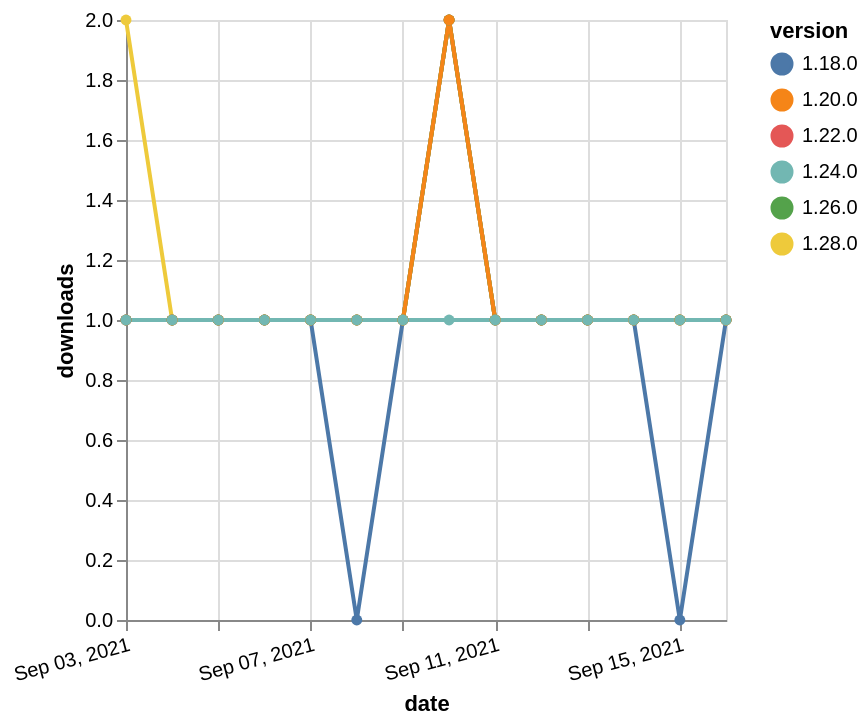

Write a Vega-Lite specification for this figure.
### Vega-Lite specification from a JSON file in a GitHub repository (floating-point values rounded to 4 significant figures)
{"$schema": "https://vega.github.io/schema/vega-lite/v5.json", "description": "A simple bar chart with embedded data.", "data": {"values": [{"date": "2021-09-03", "total": 218, "delta": 1, "version": "1.18.0"}, {"date": "2021-09-04", "total": 219, "delta": 1, "version": "1.18.0"}, {"date": "2021-09-05", "total": 220, "delta": 1, "version": "1.18.0"}, {"date": "2021-09-06", "total": 221, "delta": 1, "version": "1.18.0"}, {"date": "2021-09-07", "total": 222, "delta": 1, "version": "1.18.0"}, {"date": "2021-09-08", "total": 222, "delta": 0, "version": "1.18.0"}, {"date": "2021-09-09", "total": 223, "delta": 1, "version": "1.18.0"}, {"date": "2021-09-10", "total": 225, "delta": 2, "version": "1.18.0"}, {"date": "2021-09-11", "total": 226, "delta": 1, "version": "1.18.0"}, {"date": "2021-09-12", "total": 227, "delta": 1, "version": "1.18.0"}, {"date": "2021-09-13", "total": 228, "delta": 1, "version": "1.18.0"}, {"date": "2021-09-14", "total": 229, "delta": 1, "version": "1.18.0"}, {"date": "2021-09-15", "total": 229, "delta": 0, "version": "1.18.0"}, {"date": "2021-09-16", "total": 230, "delta": 1, "version": "1.18.0"}, {"date": "2021-09-03", "total": 172, "delta": 1, "version": "1.22.0"}, {"date": "2021-09-04", "total": 173, "delta": 1, "version": "1.22.0"}, {"date": "2021-09-05", "total": 174, "delta": 1, "version": "1.22.0"}, {"date": "2021-09-06", "total": 175, "delta": 1, "version": "1.22.0"}, {"date": "2021-09-07", "total": 176, "delta": 1, "version": "1.22.0"}, {"date": "2021-09-08", "total": 177, "delta": 1, "version": "1.22.0"}, {"date": "2021-09-09", "total": 178, "delta": 1, "version": "1.22.0"}, {"date": "2021-09-10", "total": 180, "delta": 2, "version": "1.22.0"}, {"date": "2021-09-11", "total": 181, "delta": 1, "version": "1.22.0"}, {"date": "2021-09-12", "total": 182, "delta": 1, "version": "1.22.0"}, {"date": "2021-09-13", "total": 183, "delta": 1, "version": "1.22.0"}, {"date": "2021-09-14", "total": 184, "delta": 1, "version": "1.22.0"}, {"date": "2021-09-15", "total": 185, "delta": 1, "version": "1.22.0"}, {"date": "2021-09-16", "total": 186, "delta": 1, "version": "1.22.0"}, {"date": "2021-09-03", "total": 111, "delta": 2, "version": "1.28.0"}, {"date": "2021-09-04", "total": 112, "delta": 1, "version": "1.28.0"}, {"date": "2021-09-05", "total": 113, "delta": 1, "version": "1.28.0"}, {"date": "2021-09-06", "total": 114, "delta": 1, "version": "1.28.0"}, {"date": "2021-09-07", "total": 115, "delta": 1, "version": "1.28.0"}, {"date": "2021-09-08", "total": 116, "delta": 1, "version": "1.28.0"}, {"date": "2021-09-09", "total": 117, "delta": 1, "version": "1.28.0"}, {"date": "2021-09-10", "total": 119, "delta": 2, "version": "1.28.0"}, {"date": "2021-09-11", "total": 120, "delta": 1, "version": "1.28.0"}, {"date": "2021-09-12", "total": 121, "delta": 1, "version": "1.28.0"}, {"date": "2021-09-13", "total": 122, "delta": 1, "version": "1.28.0"}, {"date": "2021-09-14", "total": 123, "delta": 1, "version": "1.28.0"}, {"date": "2021-09-15", "total": 124, "delta": 1, "version": "1.28.0"}, {"date": "2021-09-16", "total": 125, "delta": 1, "version": "1.28.0"}, {"date": "2021-09-03", "total": 149, "delta": 1, "version": "1.26.0"}, {"date": "2021-09-04", "total": 150, "delta": 1, "version": "1.26.0"}, {"date": "2021-09-05", "total": 151, "delta": 1, "version": "1.26.0"}, {"date": "2021-09-06", "total": 152, "delta": 1, "version": "1.26.0"}, {"date": "2021-09-07", "total": 153, "delta": 1, "version": "1.26.0"}, {"date": "2021-09-08", "total": 154, "delta": 1, "version": "1.26.0"}, {"date": "2021-09-09", "total": 155, "delta": 1, "version": "1.26.0"}, {"date": "2021-09-10", "total": 157, "delta": 2, "version": "1.26.0"}, {"date": "2021-09-11", "total": 158, "delta": 1, "version": "1.26.0"}, {"date": "2021-09-12", "total": 159, "delta": 1, "version": "1.26.0"}, {"date": "2021-09-13", "total": 160, "delta": 1, "version": "1.26.0"}, {"date": "2021-09-14", "total": 161, "delta": 1, "version": "1.26.0"}, {"date": "2021-09-15", "total": 162, "delta": 1, "version": "1.26.0"}, {"date": "2021-09-16", "total": 163, "delta": 1, "version": "1.26.0"}, {"date": "2021-09-03", "total": 180, "delta": 1, "version": "1.20.0"}, {"date": "2021-09-04", "total": 181, "delta": 1, "version": "1.20.0"}, {"date": "2021-09-05", "total": 182, "delta": 1, "version": "1.20.0"}, {"date": "2021-09-06", "total": 183, "delta": 1, "version": "1.20.0"}, {"date": "2021-09-07", "total": 184, "delta": 1, "version": "1.20.0"}, {"date": "2021-09-08", "total": 185, "delta": 1, "version": "1.20.0"}, {"date": "2021-09-09", "total": 186, "delta": 1, "version": "1.20.0"}, {"date": "2021-09-10", "total": 188, "delta": 2, "version": "1.20.0"}, {"date": "2021-09-11", "total": 189, "delta": 1, "version": "1.20.0"}, {"date": "2021-09-12", "total": 190, "delta": 1, "version": "1.20.0"}, {"date": "2021-09-13", "total": 191, "delta": 1, "version": "1.20.0"}, {"date": "2021-09-14", "total": 192, "delta": 1, "version": "1.20.0"}, {"date": "2021-09-15", "total": 193, "delta": 1, "version": "1.20.0"}, {"date": "2021-09-16", "total": 194, "delta": 1, "version": "1.20.0"}, {"date": "2021-09-03", "total": 142, "delta": 1, "version": "1.24.0"}, {"date": "2021-09-04", "total": 143, "delta": 1, "version": "1.24.0"}, {"date": "2021-09-05", "total": 144, "delta": 1, "version": "1.24.0"}, {"date": "2021-09-06", "total": 145, "delta": 1, "version": "1.24.0"}, {"date": "2021-09-07", "total": 146, "delta": 1, "version": "1.24.0"}, {"date": "2021-09-08", "total": 147, "delta": 1, "version": "1.24.0"}, {"date": "2021-09-09", "total": 148, "delta": 1, "version": "1.24.0"}, {"date": "2021-09-10", "total": 149, "delta": 1, "version": "1.24.0"}, {"date": "2021-09-11", "total": 150, "delta": 1, "version": "1.24.0"}, {"date": "2021-09-12", "total": 151, "delta": 1, "version": "1.24.0"}, {"date": "2021-09-13", "total": 152, "delta": 1, "version": "1.24.0"}, {"date": "2021-09-14", "total": 153, "delta": 1, "version": "1.24.0"}, {"date": "2021-09-15", "total": 154, "delta": 1, "version": "1.24.0"}, {"date": "2021-09-16", "total": 155, "delta": 1, "version": "1.24.0"}]}, "width": "container", "mark": {"type": "line", "point": {"filled": true}}, "encoding": {"x": {"field": "date", "type": "temporal", "timeUnit": "yearmonthdate", "title": "date", "axis": {"labelAngle": -15}}, "y": {"field": "delta", "type": "quantitative", "title": "downloads"}, "color": {"field": "version", "type": "nominal"}, "tooltip": {"field": "delta"}}}
